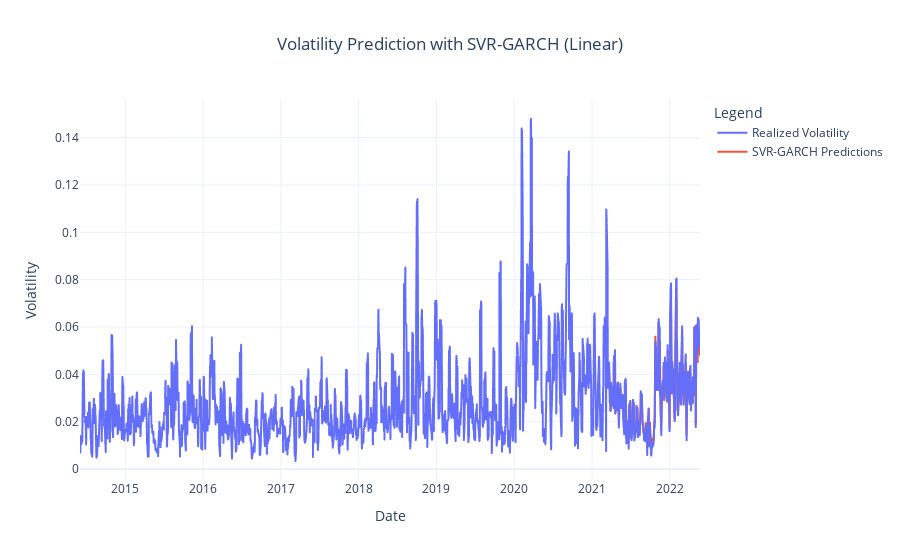

Notebook code cell kept with this figure:
### Code cell
realized_vol.index = ret.iloc[4:].index

svr_lin_forecast_df = predict_svr_lin / 100
svr_lin_forecast_df.columns = ['Preds']
fig = px.line(realized_vol / 100, template='plotly_white', labels={'value':'Volatility'}, title='Volatility Prediction with SVR-GARCH (Linear)')
fig.for_each_trace(lambda t: t.update(name = newnames[t.name],
                                      legendgroup = newnames[t.name],
                                      hovertemplate = t.hovertemplate.replace(t.name, newnames[t.name])
                                     )
                  )
fig.add_trace(go.Scatter(x=svr_lin_forecast_df.index, y=svr_lin_forecast_df['Preds'], mode='lines', name='SVR-GARCH Predictions'))
fig.update_layout(
    title_x=0.5,
    legend_title="Legend"
)
fig.show()

### Figure 1 — Plotly figure (JSON) as saved in the notebook; plotly's stock layout.template omitted (floating-point values rounded to 4 significant figures; data arrays with more than 128 entries replaced by an {"elided": "..."} marker saying what was removed)
{"data": [{"hovertemplate": "variable=Realized Volatility<br>Date=%{x}<br>Volatility=%{y}<extra></extra>", "legendgroup": "Realized Volatility", "line": {"color": "#636efa", "dash": "solid"}, "marker": {"symbol": "circle"}, "mode": "lines", "name": "Realized Volatility", "showlegend": true, "type": "scattergl", "x": {"elided": "2010 str values"}, "xaxis": "x", "y": {"elided": "2010 float values"}, "yaxis": "y"}, {"mode": "lines", "name": "SVR-GARCH Predictions", "type": "scatter", "x": {"elided": "300 str values"}, "y": {"elided": "300 float values"}}], "layout": {"legend": {"title": {"text": "Legend"}, "tracegroupgap": 0}, "title": {"text": "Volatility Prediction with SVR-GARCH (Linear)", "x": 0.5}, "xaxis": {"anchor": "y", "domain": [0, 1], "title": {"text": "Date"}}, "yaxis": {"anchor": "x", "domain": [0, 1], "title": {"text": "Volatility"}}}}
